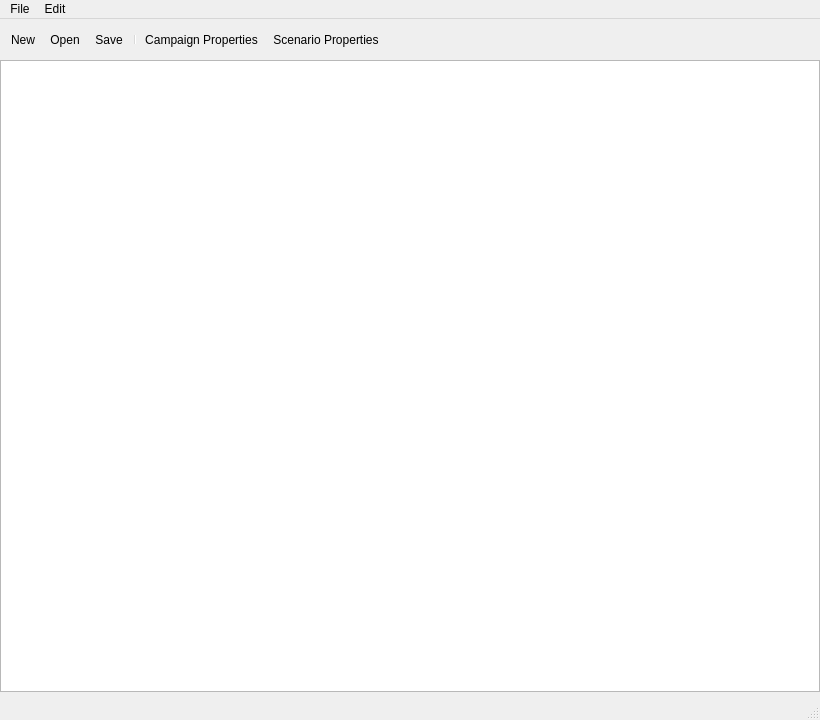
<?xml version="1.0" encoding="UTF-8"?>
<ui version="4.0">
 <class>CampaignEditor</class>
 <widget class="QDialog" name="CampaignEditor">
  <property name="geometry">
   <rect>
    <x>0</x>
    <y>0</y>
    <width>820</width>
    <height>720</height>
   </rect>
  </property>
  <property name="windowTitle">
   <string>VCMI Campaign Editor</string>
  </property>
  <layout class="QVBoxLayout" name="verticalLayout">
   <property name="leftMargin">
    <number>0</number>
   </property>
   <property name="topMargin">
    <number>0</number>
   </property>
   <property name="rightMargin">
    <number>0</number>
   </property>
   <property name="bottomMargin">
    <number>0</number>
   </property>
   <property name="Spacing" stdset="0">
    <number>0</number>
   </property>
   <item>
    <widget class="QMenuBar" name="menubar">
     <widget class="QMenu" name="menuFile">
      <property name="title">
       <string>File</string>
      </property>
      <addaction name="actionNew"/>
      <addaction name="actionOpen"/>
      <addaction name="actionSave"/>
      <addaction name="actionSave_as"/>
     </widget>
     <widget class="QMenu" name="menuEdit">
      <property name="title">
       <string>Edit</string>
      </property>
      <addaction name="actionCampaignProperties"/>
      <addaction name="actionScenarioProperties"/>
     </widget>
     <addaction name="menuFile"/>
     <addaction name="menuEdit"/>
    </widget>
   </item>
   <item>
    <widget class="QToolBar" name="toolBar">
     <property name="windowTitle">
      <string>Toolbar</string>
     </property>
     <property name="bottomMargin" stdset="0">
      <number>0</number>
     </property>
     <property name="topMargin" stdset="0">
      <number>0</number>
     </property>
     <addaction name="actionNew"/>
     <addaction name="actionOpen"/>
     <addaction name="actionSave"/>
     <addaction name="separator"/>
     <addaction name="actionCampaignProperties"/>
     <addaction name="actionScenarioProperties"/>
    </widget>
   </item>
   <item>
    <widget class="CampaignView" name="campaignView">
     <property name="sizePolicy">
      <sizepolicy hsizetype="Expanding" vsizetype="Expanding">
       <horstretch>0</horstretch>
       <verstretch>0</verstretch>
      </sizepolicy>
     </property>
     <property name="mouseTracking">
      <bool>true</bool>
     </property>
     <property name="sizeAdjustPolicy">
      <enum>QAbstractScrollArea::AdjustToContents</enum>
     </property>
    </widget>
   </item>
   <item>
    <widget class="QStatusBar" name="statusbar"/>
   </item>
  </layout>
  <action name="actionOpen">
   <property name="text">
    <string>Open</string>
   </property>
   <property name="shortcut">
    <string notr="true">Ctrl+O</string>
   </property>
  </action>
  <action name="actionSave">
   <property name="text">
    <string>Save</string>
   </property>
   <property name="shortcut">
    <string notr="true">Ctrl+S</string>
   </property>
  </action>
  <action name="actionNew">
   <property name="text">
    <string>New</string>
   </property>
   <property name="shortcut">
    <string notr="true">Ctrl+N</string>
   </property>
  </action>
  <action name="actionSave_as">
   <property name="text">
    <string>Save as...</string>
   </property>
   <property name="shortcut">
    <string>Ctrl+Shift+S</string>
   </property>
  </action>
  <action name="actionCampaignProperties">
   <property name="text">
    <string>Campaign Properties</string>
   </property>
   <property name="toolTip">
    <string>Campaign Properties</string>
   </property>
   <property name="shortcut">
    <string notr="true">Ctrl+Enter</string>
   </property>
  </action>
  <action name="actionScenarioProperties">
   <property name="text">
    <string>Scenario Properties</string>
   </property>
   <property name="toolTip">
    <string>Scenario Properties</string>
   </property>
   <property name="shortcut">
    <string notr="true">Enter</string>
   </property>
  </action>
 </widget>
 <customwidgets>
  <customwidget>
   <class>CampaignView</class>
   <extends>QGraphicsView</extends>
   <header>campaigneditor/campaignview.h</header>
  </customwidget>
 </customwidgets>
 <resources/>
 <connections/>
</ui>
